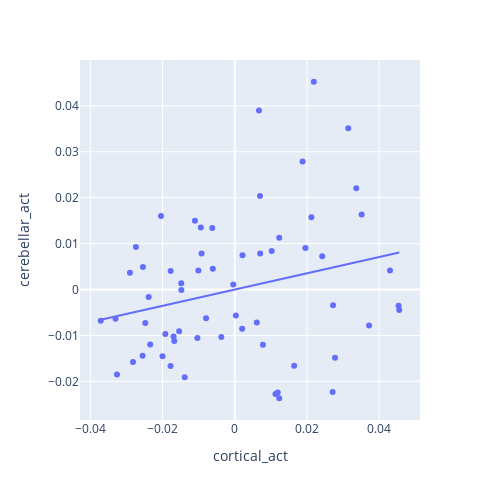

Write notebook code for a chart like this one.
### Markdown cell above
##  MDTB

### Code cell
fig = px.scatter(D[D.dataset=='MDTB'], x='cortical_act', y='cerebellar_act',hover_data=['names'],trendline="ols")
fig.update_layout(height=500, width=500) # Set overall figure dimensions
fig.show()

### Figure 1 — Plotly figure (JSON) as saved in the notebook; plotly's stock layout.template omitted (floating-point values rounded to 4 significant figures)
{"data": [{"customdata": [["gng_ngo"], ["gng_go"], ["tom_task"], ["actobserv_action"], ["actobserv_knot"], ["affect_unpleasant"], ["affect_pleasant"], ["arith_math"], ["arith_digitjudgement"], ["checkbrd_task"], ["emotface_sad"], ["emotface_happy"], ["intrval_task"], ["mtrimgry_task"], ["fingr_simple"], ["fingr_sequence"], ["nbckverb_2bcknrep"], ["nbckverb_2bckrep"], ["nbckpic_2bcknrep"], ["nbckpic_2bckrep"], ["spatialnav_task"], ["stroop_incon"], ["stroop_con"], ["vrbgen_generate"], ["vrbgen_read"], ["vissearch_small"], ["vissearch_med"], ["vissearch_large"], ["rest_task"], ["cpro_task"], ["sntncpredict_nviolation"], ["sntncpredict_violation"], ["sntncpredict_scrambeled"], ["vrbgen_generate"], ["vrbgen_read"], ["spatialnav_task"], ["sptialmap_easy"], ["sptialmap_med"], ["sptialmap_diff"], ["movie_nature"], ["movie_romance"], ["movie_landscape"], ["fingr_simple"], ["fingr_sequence"], ["mntalrot_easy"], ["mntalrot_med"], ["mntalrot_diff"], ["nbckpic_2bcknrep"], ["nbckpic_2bckrep"], ["biomotion_normal"], ["biomotion_scrambeled"], ["respalt_easy"], ["respalt_med"], ["respalt_diff"], ["vissearch_small"], ["vissearch_med"], ["vissearch_large"], ["tom_task"], ["actobserv_action"], ["actobserv_knot"], ["rest_task"]], "hovertemplate": "cortical_act=%{x}<br>cerebellar_act=%{y}<br>names=%{customdata[0]}<extra></extra>", "legendgroup": "", "marker": {"color": "#636efa", "symbol": "circle"}, "mode": "markers", "name": "", "orientation": "v", "showlegend": false, "type": "scatter", "x": [-0.02478, -0.02544, 0.03364, 0.04555, 0.04299, 0.01645, 0.007797, -0.02903, -0.03262, 0.0372, 0.01231, 0.01126, -0.02738, -0.01675, 0.006988, 0.0219, -0.03712, -0.02044, 0.0003073, -0.01008, 0.002049, -0.01775, -0.03303, -0.009192, -0.01035, 0.02422, 0.01957, 0.03513, -0.02342, -0.02385, -0.01923, -0.02553, -0.01541, -0.01479, -0.02001, -0.01387, 0.002136, 0.01878, 0.03143, 0.0271, 0.04537, 0.0119, -0.006083, 0.006701, 0.007041, 0.01023, 0.02122, -0.01483, -0.01779, -0.003733, 0.00611, -0.006231, -0.01104, -0.009406, -0.007946, -0.01696, -0.0004169, 0.01232, 0.02776, 0.02723, -0.02818], "xaxis": "x", "y": [-0.007281, 0.004874, 0.02204, -0.00446, 0.004119, -0.0166, -0.01202, 0.003631, -0.01851, -0.007831, -0.02368, -0.02277, 0.009258, -0.01119, 0.02038, 0.04523, -0.006801, 0.01601, -0.005637, 0.004124, -0.008525, 0.00401, -0.006386, 0.007844, -0.01054, 0.007235, 0.009063, 0.01635, -0.01195, -0.001607, -0.009666, -0.01442, -0.009079, -8.358e-05, -0.01451, -0.01908, 0.007463, 0.02788, 0.03512, -0.0223, -0.003559, -0.02243, 0.004519, 0.03896, 0.007861, 0.008365, 0.01571, 0.001341, -0.01665, -0.01037, -0.007186, 0.01341, 0.01499, 0.01352, -0.006248, -0.01023, 0.001086, 0.01126, -0.01485, -0.00344, -0.01577], "yaxis": "y"}, {"hovertemplate": "<b>OLS trendline</b><br>cerebellar_act = 0.176966 * cortical_act + -6.63213e-19<br>R<sup>2</sup>=0.064924<br><br>cortical_act=%{x}<br>cerebellar_act=%{y} <b>(trend)</b><extra></extra>", "legendgroup": "", "marker": {"color": "#636efa", "symbol": "circle"}, "mode": "lines", "name": "", "showlegend": false, "type": "scatter", "x": [-0.03712, -0.03303, -0.03262, -0.02903, -0.02818, -0.02738, -0.02553, -0.02544, -0.02478, -0.02385, -0.02342, -0.02044, -0.02001, -0.01923, -0.01779, -0.01775, -0.01696, -0.01675, -0.01541, -0.01483, -0.01479, -0.01387, -0.01104, -0.01035, -0.01008, -0.009406, -0.009192, -0.007946, -0.006231, -0.006083, -0.003733, -0.0004169, 0.0003073, 0.002049, 0.002136, 0.00611, 0.006701, 0.006988, 0.007041, 0.007797, 0.01023, 0.01126, 0.0119, 0.01231, 0.01232, 0.01645, 0.01878, 0.01957, 0.02122, 0.0219, 0.02422, 0.0271, 0.02723, 0.02776, 0.03143, 0.03364, 0.03513, 0.0372, 0.04299, 0.04537, 0.04555], "xaxis": "x", "y": [-0.006569, -0.005846, -0.005772, -0.005138, -0.004988, -0.004845, -0.004518, -0.004502, -0.004385, -0.004221, -0.004145, -0.003617, -0.003542, -0.003403, -0.003148, -0.003141, -0.003001, -0.002963, -0.002727, -0.002624, -0.002617, -0.002455, -0.001954, -0.001832, -0.001784, -0.001665, -0.001627, -0.001406, -0.001103, -0.001076, -0.0006606, -7.377e-05, 5.438e-05, 0.0003627, 0.0003781, 0.001081, 0.001186, 0.001237, 0.001246, 0.00138, 0.00181, 0.001993, 0.002106, 0.002179, 0.002179, 0.002911, 0.003323, 0.003462, 0.003755, 0.003875, 0.004287, 0.004795, 0.004818, 0.004913, 0.005562, 0.005954, 0.006217, 0.006583, 0.007608, 0.008029, 0.008061], "yaxis": "y"}], "layout": {"height": 500, "legend": {"tracegroupgap": 0}, "margin": {"t": 60}, "width": 500, "xaxis": {"anchor": "y", "domain": [0, 1], "title": {"text": "cortical_act"}}, "yaxis": {"anchor": "x", "domain": [0, 1], "title": {"text": "cerebellar_act"}}}}
